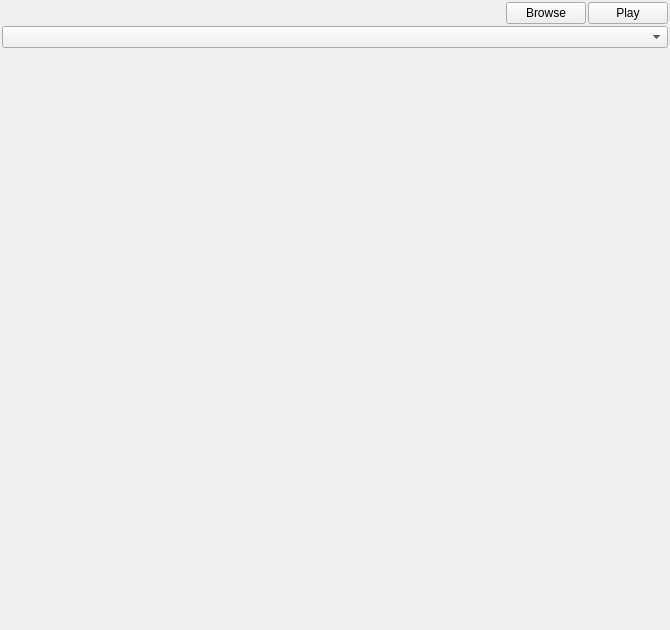
<?xml version="1.0" encoding="UTF-8"?>
<ui version="4.0">
 <class>AppletPlayerNlcUi</class>
 <widget class="QWidget" name="AppletPlayerNlcUi">
  <property name="geometry">
   <rect>
    <x>0</x>
    <y>0</y>
    <width>670</width>
    <height>630</height>
   </rect>
  </property>
  <property name="sizePolicy">
   <sizepolicy hsizetype="Expanding" vsizetype="Expanding">
    <horstretch>0</horstretch>
    <verstretch>0</verstretch>
   </sizepolicy>
  </property>
  <property name="minimumSize">
   <size>
    <width>0</width>
    <height>0</height>
   </size>
  </property>
  <property name="maximumSize">
   <size>
    <width>16777215</width>
    <height>16777215</height>
   </size>
  </property>
  <property name="windowTitle">
   <string>Player Controls</string>
  </property>
  <layout class="QVBoxLayout" name="verticalLayout">
   <property name="spacing">
    <number>2</number>
   </property>
   <property name="leftMargin">
    <number>2</number>
   </property>
   <property name="topMargin">
    <number>2</number>
   </property>
   <property name="rightMargin">
    <number>2</number>
   </property>
   <property name="bottomMargin">
    <number>2</number>
   </property>
   <item>
    <layout class="QHBoxLayout" name="horizontalLayout">
     <item>
      <widget class="QLabel" name="m_LastPlayedFileText">
       <property name="sizePolicy">
        <sizepolicy hsizetype="Expanding" vsizetype="Preferred">
         <horstretch>0</horstretch>
         <verstretch>0</verstretch>
        </sizepolicy>
       </property>
       <property name="text">
        <string notr="true"/>
       </property>
      </widget>
     </item>
     <item>
      <widget class="QPushButton" name="m_BrowseButton">
       <property name="text">
        <string>Browse</string>
       </property>
      </widget>
     </item>
     <item>
      <widget class="QPushButton" name="m_ReplayButton">
       <property name="text">
        <string>Play</string>
       </property>
      </widget>
     </item>
    </layout>
   </item>
   <item>
    <widget class="QComboBox" name="m_FilesComboBox">
     <property name="sizePolicy">
      <sizepolicy hsizetype="Expanding" vsizetype="Fixed">
       <horstretch>0</horstretch>
       <verstretch>0</verstretch>
      </sizepolicy>
     </property>
    </widget>
   </item>
   <item>
    <widget class="RenderGlWidget" name="m_RenderWidget" native="true">
     <property name="sizePolicy">
      <sizepolicy hsizetype="Expanding" vsizetype="Expanding">
       <horstretch>0</horstretch>
       <verstretch>0</verstretch>
      </sizepolicy>
     </property>
    </widget>
   </item>
   <item>
    <widget class="PlayControlWidget" name="m_PlayControlWidget" native="true">
     <property name="sizePolicy">
      <sizepolicy hsizetype="Minimum" vsizetype="Preferred">
       <horstretch>0</horstretch>
       <verstretch>0</verstretch>
      </sizepolicy>
     </property>
    </widget>
   </item>
  </layout>
 </widget>
 <customwidgets>
  <customwidget>
   <class>RenderGlWidget</class>
   <extends>QWidget</extends>
   <header>RenderGlWidget.h</header>
   <container>1</container>
  </customwidget>
  <customwidget>
   <class>PlayControlWidget</class>
   <extends>QWidget</extends>
   <header>PlayControlWidget.h</header>
   <container>1</container>
  </customwidget>
 </customwidgets>
 <resources/>
 <connections/>
</ui>
